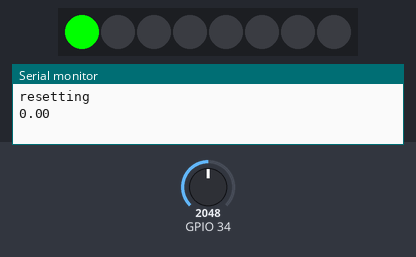
A program run on a simulated ESP32. Parts: 8 RGB LEDs in strip order, left to right, the last lines printed to the serial monitor. The inputs (shaded band) are chosen by the test bench; at power-on: GPIO 34 = 2048. Dim RGB values are drawn brighter than linear; colours are those a GRB WS2812 strip shows for the declared byte order.

Above: at 0.15 s.
At 5.1 s:
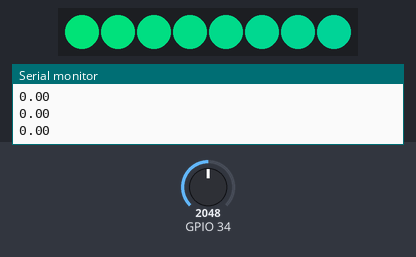
At 10.04 s:
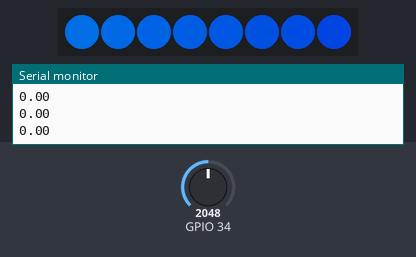
At 19.93 s:
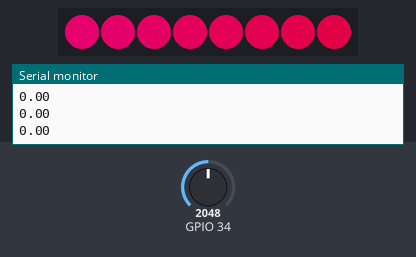
At 29.82 s:
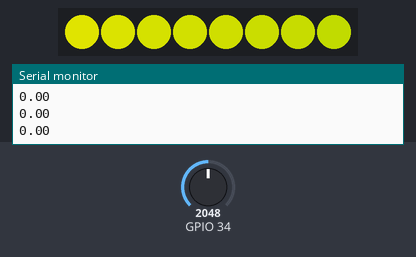
At 39.71 s:
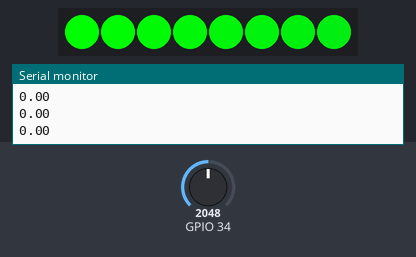
Timing chart, 0 to 40.0 s (numbered marks = the images above):
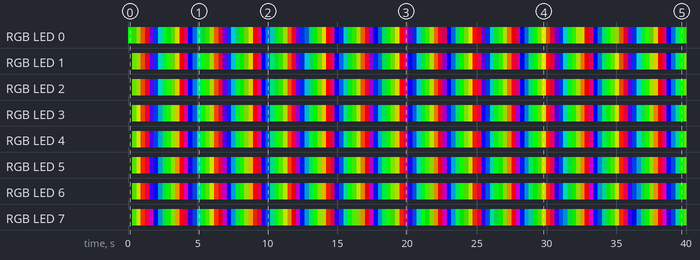

The program:

main.cpp
```cpp
#include <FastLED.h>

// How many leds in your strip?
#define NUM_LEDS 8

// For led chips like Neopixels, which have a data line, ground, and power, you just
// need to define DATA_PIN.  For led chipsets that are SPI based (four wires - data, clock,
// ground, and power), like the LPD8806, define both DATA_PIN and CLOCK_PIN
#define DATA_PIN 5
//#define CLOCK_PIN 13

// Define the array of leds
CRGB leds[NUM_LEDS];

void setup() {
	pinMode(34, INPUT);
	Serial.begin(115200);
	Serial.println("resetting");
	LEDS.addLeds<WS2812,DATA_PIN,RGB>(leds,NUM_LEDS);
	LEDS.setBrightness(255);
}

void fadeall() { for(int i = 0; i < NUM_LEDS; i++) { leds[i].nscale8(250); } }

void loop() {
	static uint8_t hue = 0;
	Serial.println(analogRead(34) / 4095 * 3.3 * 2);
	// First slide the led in one direction
	for(int i = 0; i < NUM_LEDS; i++) {
		// Set the i'th led to red
		leds[i] = CHSV(hue++, 255, 255);
		// Show the leds
		FastLED.show();
		// now that we've shown the leds, reset the i'th led to black
		// leds[i] = CRGB::Black;
		fadeall();
		// Wait a little bit before we loop around and do it again
		delay(10);
	}


	// Now go in the other direction.
	for(int i = (NUM_LEDS)-1; i >= 0; i--) {
		// Set the i'th led to red
		leds[i] = CHSV(hue++, 255, 255);
		// Show the leds
		FastLED.show();
		// now that we've shown the leds, reset the i'th led to black
		// leds[i] = CRGB::Black;
		fadeall();
		// Wait a little bit before we loop around and do it again
		delay(10);
	}
}
```

Measured:
- by itself, RGB LED 0: off → RGB(0, 255, 0) at 0.00 s, → RGB(29, 154, 0) 0.31 s later, → RGB(95, 130, 0) 0.31 s later, → RGB(171, 66, 0) 0.31 s later, … (130 changes in this stretch)
- by itself, RGB LED 1: off → RGB(80, 175, 0) at 0.31 s, → RGB(98, 133, 0) 0.31 s later, → RGB(176, 63, 0) 0.31 s later, → RGB(180, 0, 38) 0.31 s later, … (129 changes in this stretch)
